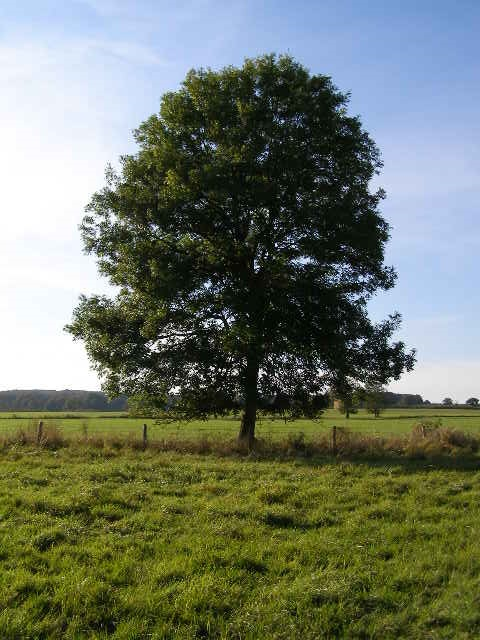
#> input picture tree_for_OpenCV.jpg, 480 x 640 px
$ python chapter1.py
#> lines starting #> are read from the running program, lines starting #| are printed output that depends on the picture; after the words box and inside, x2 and y2 are one past the last pixel; in counts of white or black regions, pixels touching at a corner belong together
import cv2
import numpy as np

print("Package Imported")
#Importing Image
img= cv2.imread("tree_for_OpenCV.jpg")
#> img is the input picture: shape (640, 480, 3); mean B, G, R 103.9, 120, 111.8
kernel=np.ones((5,5),np.uint8)

imgGray=cv2.cvtColor(img,cv2.COLOR_RGB2GRAY)
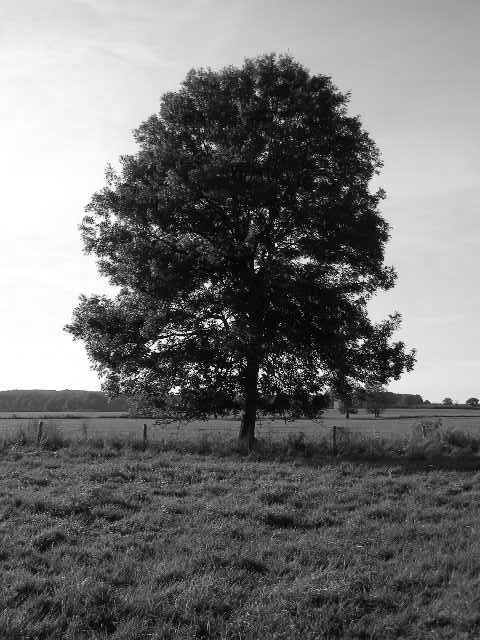
#> imgGray: shape (640, 480); min 0, max 255, mean 114.2
imgBlur=cv2.GaussianBlur(imgGray,(5,5),0)
imgCanny=cv2.Canny(imgGray,200,300)
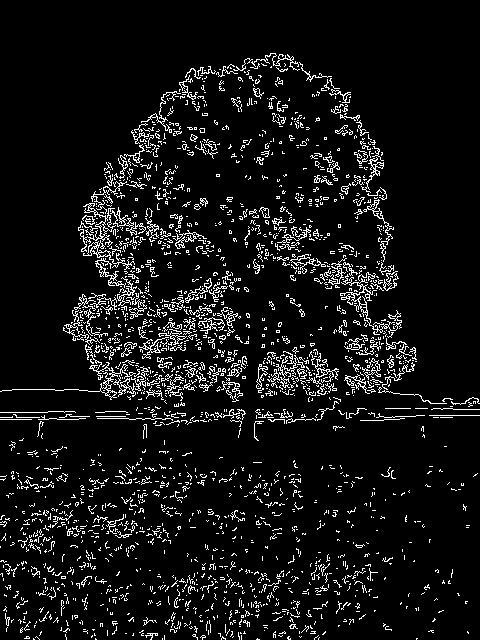
#> imgCanny: shape (640, 480); 7.6% white in thin lines or dots
imgDilation=cv2.dilate(imgCanny,kernel,iterations=1)
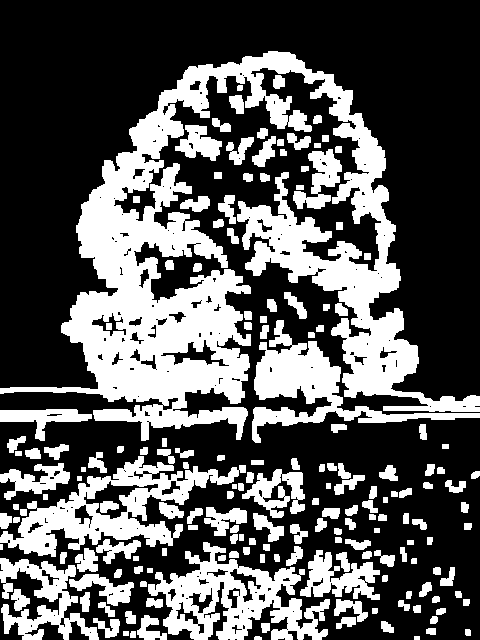
#> imgDilation: shape (640, 480); 34.8% white; 175 white regions (1 under 20 px), largest, box (x1, y1, x2, y2) and area: (0, 51, 480, 441) 54538, (0, 456, 246, 557) 8227, (148, 542, 330, 640) 7928
imgEroded=cv2.erode(imgDilation,kernel,iterations=1)
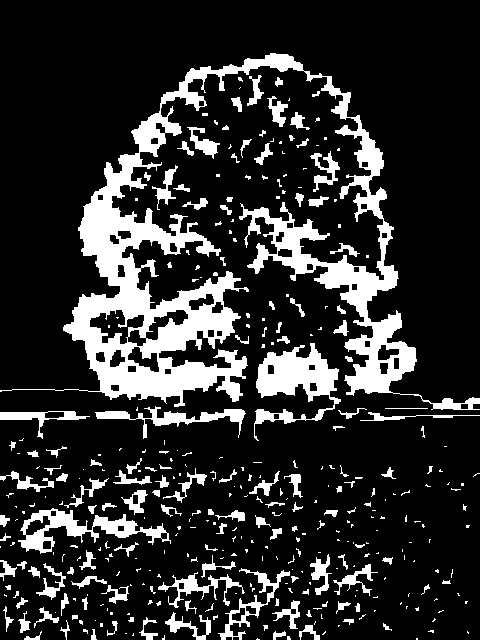
#> imgEroded: shape (640, 480); 17.8% white; 364 white regions (227 under 20 px), largest, box (x1, y1, x2, y2) and area: (0, 53, 480, 410) 31993, (254, 343, 341, 441) 3462, (18, 508, 171, 554) 2214

cv2.imshow("Output",img)
cv2.imshow("Gray Image",imgGray)
cv2.imshow("Blur Image",imgBlur)
cv2.imshow("Canny Image",imgCanny)
cv2.imshow("Dilate Image",imgDilation)
cv2.imshow("Erode Image",imgEroded)


cv2.waitKey(0)
